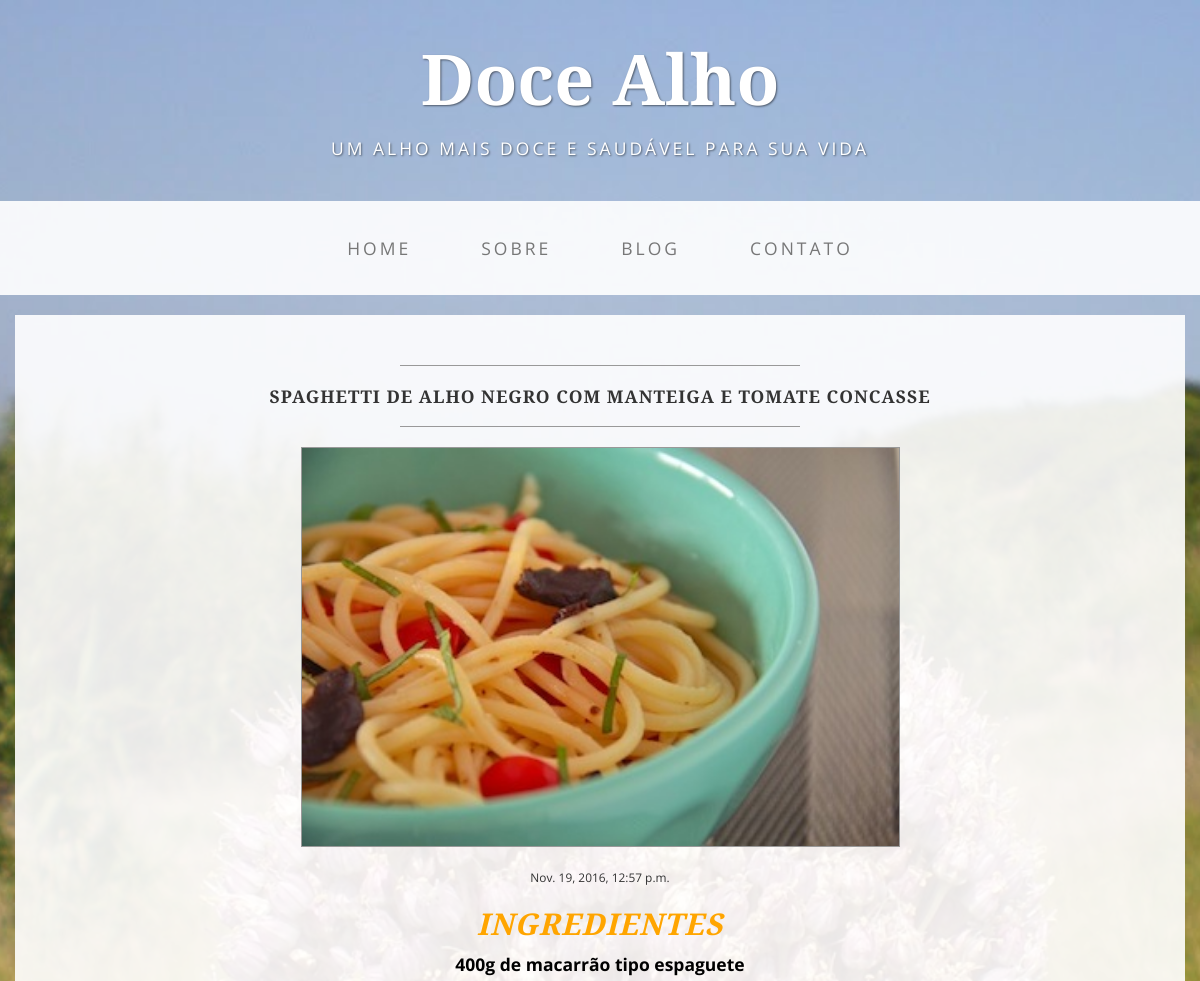
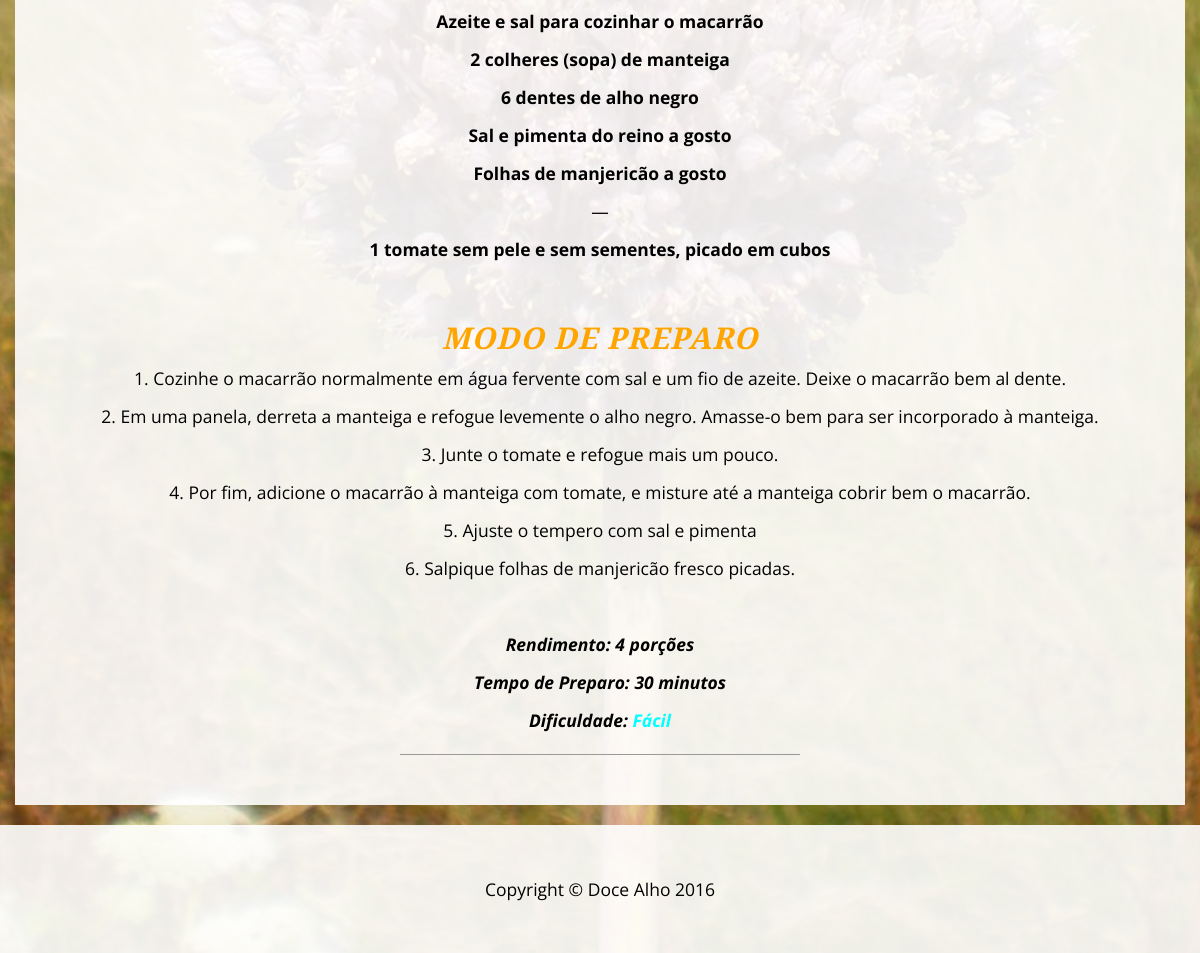
Page /leiamais4 on the committed database (2 pictures, top to bottom).
### core/models.py (models this page shows, shortened)
class Post(models.Model):
    title = models.CharField(max_length=200)
    introduction = models.CharField(max_length=250)
    text = RichTextField()
    created_date = models.DateTimeField(default=timezone.now)
    image = models.FileField()

### core/views.py (the view)
# urls.py: url(r'^leiamais(?P<pk>[0-9]+)$', views.ReadMoreView.as_view(), name='leiamais'),
class ReadMoreView(generic.DeleteView):
    model = Post
    template_name = 'core/readmore.html'

### core/templates/core/readmore.html (shortened to what this page needs)
{% extends 'core/base.html' %}
{% load static %}
{% block content %}
    <div class="container">
        <div class="row">
            <div class="box">
                <div class="col-lg-12">
                    <hr>
                    <h2 class="intro-text text-center">
                        <strong>{{ post.title }}</strong>
                    </h2>
                    <hr>
                </div>
                    <div class="col-lg-12 text-center">
                        <img class="img-responsive img-border img-full-blog" src="{{ post.image.url }}" alt="">
                            <br>
                            <small>{{ post.created_date }}</small>
                        <p>{{ post.text|safe }}</p>
                        <hr>
                    </div>
            </div>
        </div>
    </div>
{% endblock content %}

### core/static/core/css/teste.css (style rules this page uses)
body { font-family: "Open Sans","Helvetica Neue",Helvetica,Arial,sans-serif; background: url('../images/background.JPG') no-repeat center center fixed; -webkit-background-size: cover; -moz-background-size: cover; background-size: cover; -o-background-size: cover; }
h1, h2, h3, h4, h5, h6 { text-transform: uppercase; font-family: "Josefin Slab","Helvetica Neue",Helvetica,Arial,sans-serif; font-weight: 700; letter-spacing: 1px; }
p { font-size: 1.25em; line-height: 1.6; color: #000; }
hr { max-width: 400px; border-color: #999999; }
.img-full-blog { max-width: 100%; height: 400px; }
.box { margin-bottom: 20px; padding: 30px 15px; background: #fff; background: rgba(255,255,255,0.9); }
.intro-text { text-transform: uppercase; font-size: 1.25em; font-weight: 400; letter-spacing: 1px; }
.img-border { float: none; margin: 0 auto 0; border: #999999 solid 1px; }
@media screen and (min-width:1200px) { .box:after { content: ''; display: table; clear: both; } }

### rows in the picture
Post: title "SPAGHETTI DE ALHO NEGRO COM MANTEIGA E TOMATE CONCASSE", image (picture), created_date "Nov. 19, 2016, 12:57 p.m.", text "INGREDIENTES 400g de macarrão tipo espaguete Azeite e sal para cozinhar o macarrão 2 colheres (sopa) de manteiga 6 dentes de alho negro Sal e pimenta do reino a gosto Folhas de manjericão a gosto — 1 tomate sem pele e sem sementes, picado em cubos MODO DE PREPARO 1. Cozinhe o macarrão normalmente em água fervente com sal e um fio de azeite. Deixe o macarrão bem al dente. 2. Em uma panela, derreta a manteiga e refogue levemente o alho negro. Amasse-o bem para ser incorporado à manteiga. 3. Junte o tomate e refogue mais um pouco. 4. Por fim, adicione o macarrão à manteiga com tomate, e misture até a manteiga cobrir bem o macarrão. 5. Ajuste o tempero com sal e pimenta 6. Salpique folhas de…"
